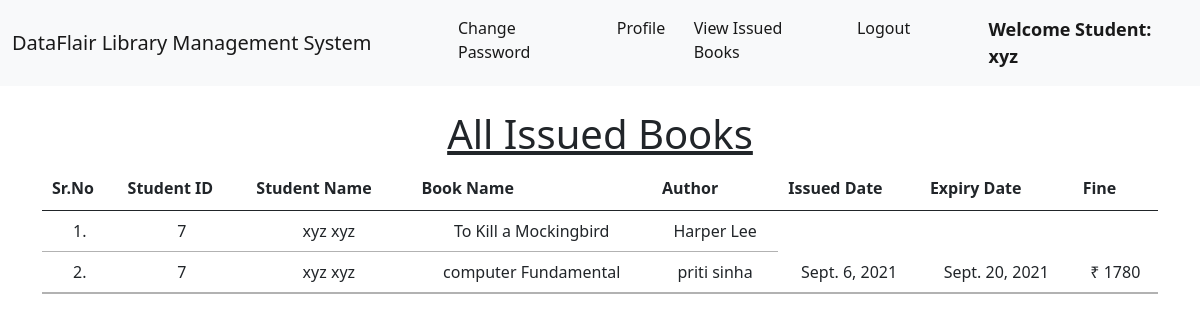
The app's page /student_issued_books/ (signed in) with its own data.
### library/models.py (models this page shows, shortened)
class Book(models.Model):
    name = models.CharField(max_length=200)
    author = models.CharField(max_length=200)
    isbn = models.PositiveIntegerField()
    category = models.CharField(max_length=50)

class IssuedBook(models.Model):
    student_id = models.CharField(max_length=100, blank=True)
    isbn = models.CharField(max_length=13)
    issued_date = models.DateField(auto_now=True)
    expiry_date = models.DateField(default=expiry)

### library/views.py (the view)
# urls.py: path("student_issued_books/", views.student_issued_books, name="student_issued_books"),
@login_required(login_url = '/student_login')
def student_issued_books(request):
    student = Student.objects.filter(user_id=request.user.id)
    issuedBooks = IssuedBook.objects.filter(student_id=student[0].user_id)
    li1 = []
    li2 = []
    for i in issuedBooks:
        books = Book.objects.filter(isbn=i.isbn)
        for book in books:
            t=(request.user.id, request.user.get_full_name, book.name,book.author)
            li1.append(t)
        days=(date.today()-i.issued_date)
        d=days.days
        fine=0
        if d>15:
            day=d-14
            fine=day*5
        t=(issuedBooks[0].issued_date, issuedBooks[0].expiry_date, fine)
        li2.append(t)
    return render(request,'student_issued_books.html',{'li1':li1, 'li2':li2})

### library/templates/student_issued_books.html (shortened to what this page needs)
{% extends 'student_navbar.html' %}
{% load static %}
{% block body %}
<div class="container mt-4">
    <h1 class="text-center"><u>All Issued Books</u></h1>
    <table class="table table-hover" id="example">
        <thead>
            <tr class="text-center">
                <th>Sr.No</th>
                <th>Student ID</th>
                <th>Student Name</th>
                <th>Book Name</th>
                <th>Author</th>
                <th>Issued Date</th>
                <th>Expiry Date</th>
                <th>Fine</th>
            </tr>
        </thead>
        <tbody>
            {% for i in li1 %}
            <tr class="text-center">
                <td>{{forloop.counter}}.</td>
                <td>{{i.0}}</td>
                <td>{{i.1}}</td>
                <td>{{i.2}}</td>
                <td>{{i.3}}</td>
                {% endfor %}
                {% for i in li2 %}
                <td>{{i.0}}</td>
                <td>{{i.1}}</td>
                <td>₹ {{i.2}}</td>
            </tr>
            {% endfor %}
        </tbody>
    </table>
    </div>
{% endblock %}

### library/templates/student_navbar.html (shortened to what this page needs)
<!doctype html>
<html lang="en">
  <head>
    <link href="https://cdn.jsdelivr.net/npm/bootstrap@5.1.0/dist/css/bootstrap.min.css" rel="stylesheet">
    <link rel="stylesheet" href="https://cdn.datatables.net/1.10.25/css/jquery.dataTables.min.css">
    <link rel="stylesheet" href="https://cdn.datatables.net/buttons/1.7.1/css/buttons.dataTables.min.css">
  </head>
  <body>
    <nav class="navbar navbar-expand-lg navbar-light bg-light sticky-top">
        <div class="container-fluid">
          <a class="navbar-brand" href="#">DataFlair Library Management System</a>
          <div class="collapse navbar-collapse" id="navbarSupportedContent">
            <ul class="navbar-nav me-auto mb-2 mb-lg-0">
              <li class="nav-item">
                <a class="nav-link active" aria-current="page" href="/change_password/">Change Password</a>
              </li>
              <li class="nav-item">
                <a class="nav-link active" aria-current="page" href="/profile/">Profile</a>
              </li>
              <li class="nav-item">
                <a class="nav-link active" aria-current="page" href="/student_issued_books/">View Issued Books</a>
              </li>
              <li class="nav-item">
                <a class="nav-link active" aria-current="page" href="/logout/">Logout</a>
              </li>
              <li class="nav-item">
                <a style="font-weight:600; font-family:'Segoe UI', Tahoma, Geneva, Verdana, sans-serif; font-size: large;" class="nav-link active" href="#">Welcome Student: {{request.user}}</a>
              </li>
            </ul>
          </div>
        </div>
      </nav>
      {% block body %}
      {% endblock %}
  </body>
</html>

### records on screen
Book: name "To Kill a Mockingbird", author "Harper Lee"
Book: name "computer Fundamental", author "priti sinha"
IssuedBook: issued_date "Sept. 6, 2021", expiry_date "Sept. 20, 2021"

### other values on screen
{{ request.user }} "xyz"
{{ i.0 }} "7" "7"
{{ i.1 }} "xyz xyz" "xyz xyz"
{{ i.2 }} "1780"
